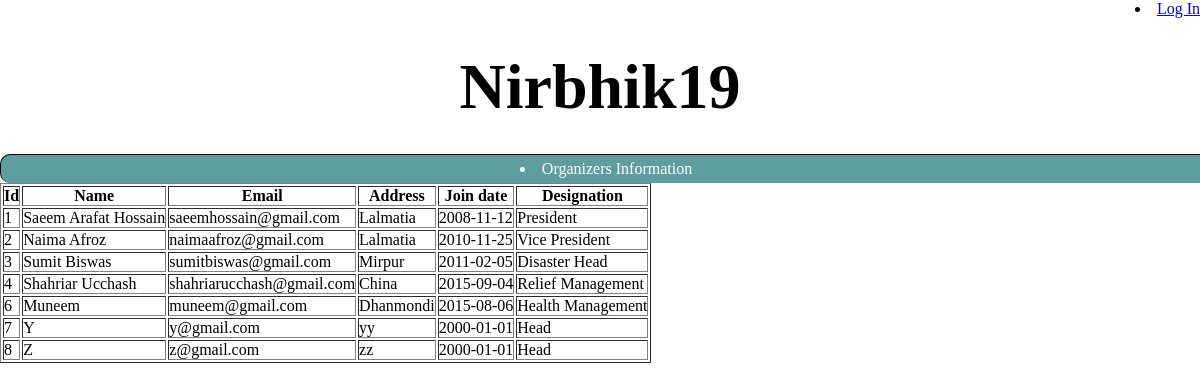
/copy/codes/Team/wholeO.php, run on the app's committed database.
### tables this page shows
CREATE TABLE `organizer` (
  `ORGANIZERID` int(11) NOT NULL,
  `NAME` varchar(50) DEFAULT NULL,
  `EMAIL` varchar(50) DEFAULT NULL,
  `ADDRESS` varchar(50) DEFAULT NULL,
  `JOIN_DATE` date DEFAULT NULL,
  `DESIGNATION` varchar(50) DEFAULT NULL,
  `COMPANYID` int(11) NOT NULL,
  `department` varchar(50) DEFAULT NULL
);

### copy/codes/Team/wholeO.php (the view, shortened to what this page needs)
<li class='active' style='float:right;'>
 <?php
  if(isset($_SESSION['logged'])) {
      echo $_SESSION['username'];
	  $_SESSION['logged'] = false;
      echo '<a href="login.php"><span>Log Out</span></a></li>';
   }
  else echo '<a href="login.php"><span>Log In</span></a></li>';
?>
<!DOCTYPE html>
<html>
<head>
	<link rel="stylesheet" type="text/css" href="style.css">
</head>
<body>
<div class="title">
	<center><h1>Nirbhik19</h1></center>
</div>
<div class="taskmenu">
	<li><a>Organizers Information</a></li>
</div>
</body>
</html>
<?php
$servername = "localhost";
$username = "root";
$password = "";
$dbname = "Nirbhik19";
$conn = mysqli_connect($servername, $username, $password, $dbname);
$sql = "SELECT ORGANIZERID,NAME,EMAIL,ADDRESS,JOIN_DATE,DESIGNATION FROM `organizer` WHERE 1";
$result = mysqli_query($conn, $sql);
echo "<table border='1'>
<tr>
<th>Id</th>
<th>Name</th>
<th>Email</th>
<th>Address</th>
<th>Join date</th>
<th>Designation</th>
</tr>";
if (mysqli_num_rows($result) > 0) {
    while($row = mysqli_fetch_assoc($result)) {
        echo "<tr>";
echo "<td>" . $row['ORGANIZERID'] . "</td>";
echo "<td>" . $row['NAME'] . "</td>";
echo "<td>" . $row['EMAIL'] . "</td>";
echo "<td>" . $row['ADDRESS'] . "</td>";
echo "<td>" . $row['JOIN_DATE'] . "</td>";
echo "<td>" . $row['DESIGNATION'] . "</td>";
echo "</tr>";
}
echo "</table>";
} else {
    echo "0 results";
}
?>

### copy/codes/Team/style.css (style rules this page uses)
* { margin: 0px; padding: 0px; }
body { //background: url(background.jpg); background-size: 100%; }
.title { padding-top: 50px; width: 100%; font-size: 200%; color: black; border: 1 px solid; }
.taskmenu { width: 100%; margin: 30px auto 0px; color: white; background: #5F9EA0; text-align: center; border: 1px solid black; border-bottom: none; border-radius: 10px 10px 10px 10px; padding: 5px; }

### data on the page
organizer: ORGANIZERID "1", NAME "Saeem Arafat Hossain", EMAIL "saeemhossain@gmail.com", ADDRESS "Lalmatia", JOIN_DATE "2008-11-12", DESIGNATION "President"
organizer: ORGANIZERID "2", NAME "Naima Afroz", EMAIL "naimaafroz@gmail.com", ADDRESS "Lalmatia", JOIN_DATE "2010-11-25", DESIGNATION "Vice President"
organizer: ORGANIZERID "3", NAME "Sumit Biswas", EMAIL "sumitbiswas@gmail.com", ADDRESS "Mirpur", JOIN_DATE "2011-02-05", DESIGNATION "Disaster Head"
organizer: ORGANIZERID "4", NAME "Shahriar Ucchash", EMAIL "shahriarucchash@gmail.com", ADDRESS "China", JOIN_DATE "2015-09-04", DESIGNATION "Relief Management"
organizer: ORGANIZERID "6", NAME "Muneem", EMAIL "muneem@gmail.com", ADDRESS "Dhanmondi", JOIN_DATE "2015-08-06", DESIGNATION "Health Management"
organizer: ORGANIZERID "7", NAME "Y", EMAIL "y@gmail.com", ADDRESS "yy", JOIN_DATE "2000-01-01", DESIGNATION "Head"
organizer: ORGANIZERID "8", NAME "Z", EMAIL "z@gmail.com", ADDRESS "zz", JOIN_DATE "2000-01-01", DESIGNATION "Head"
